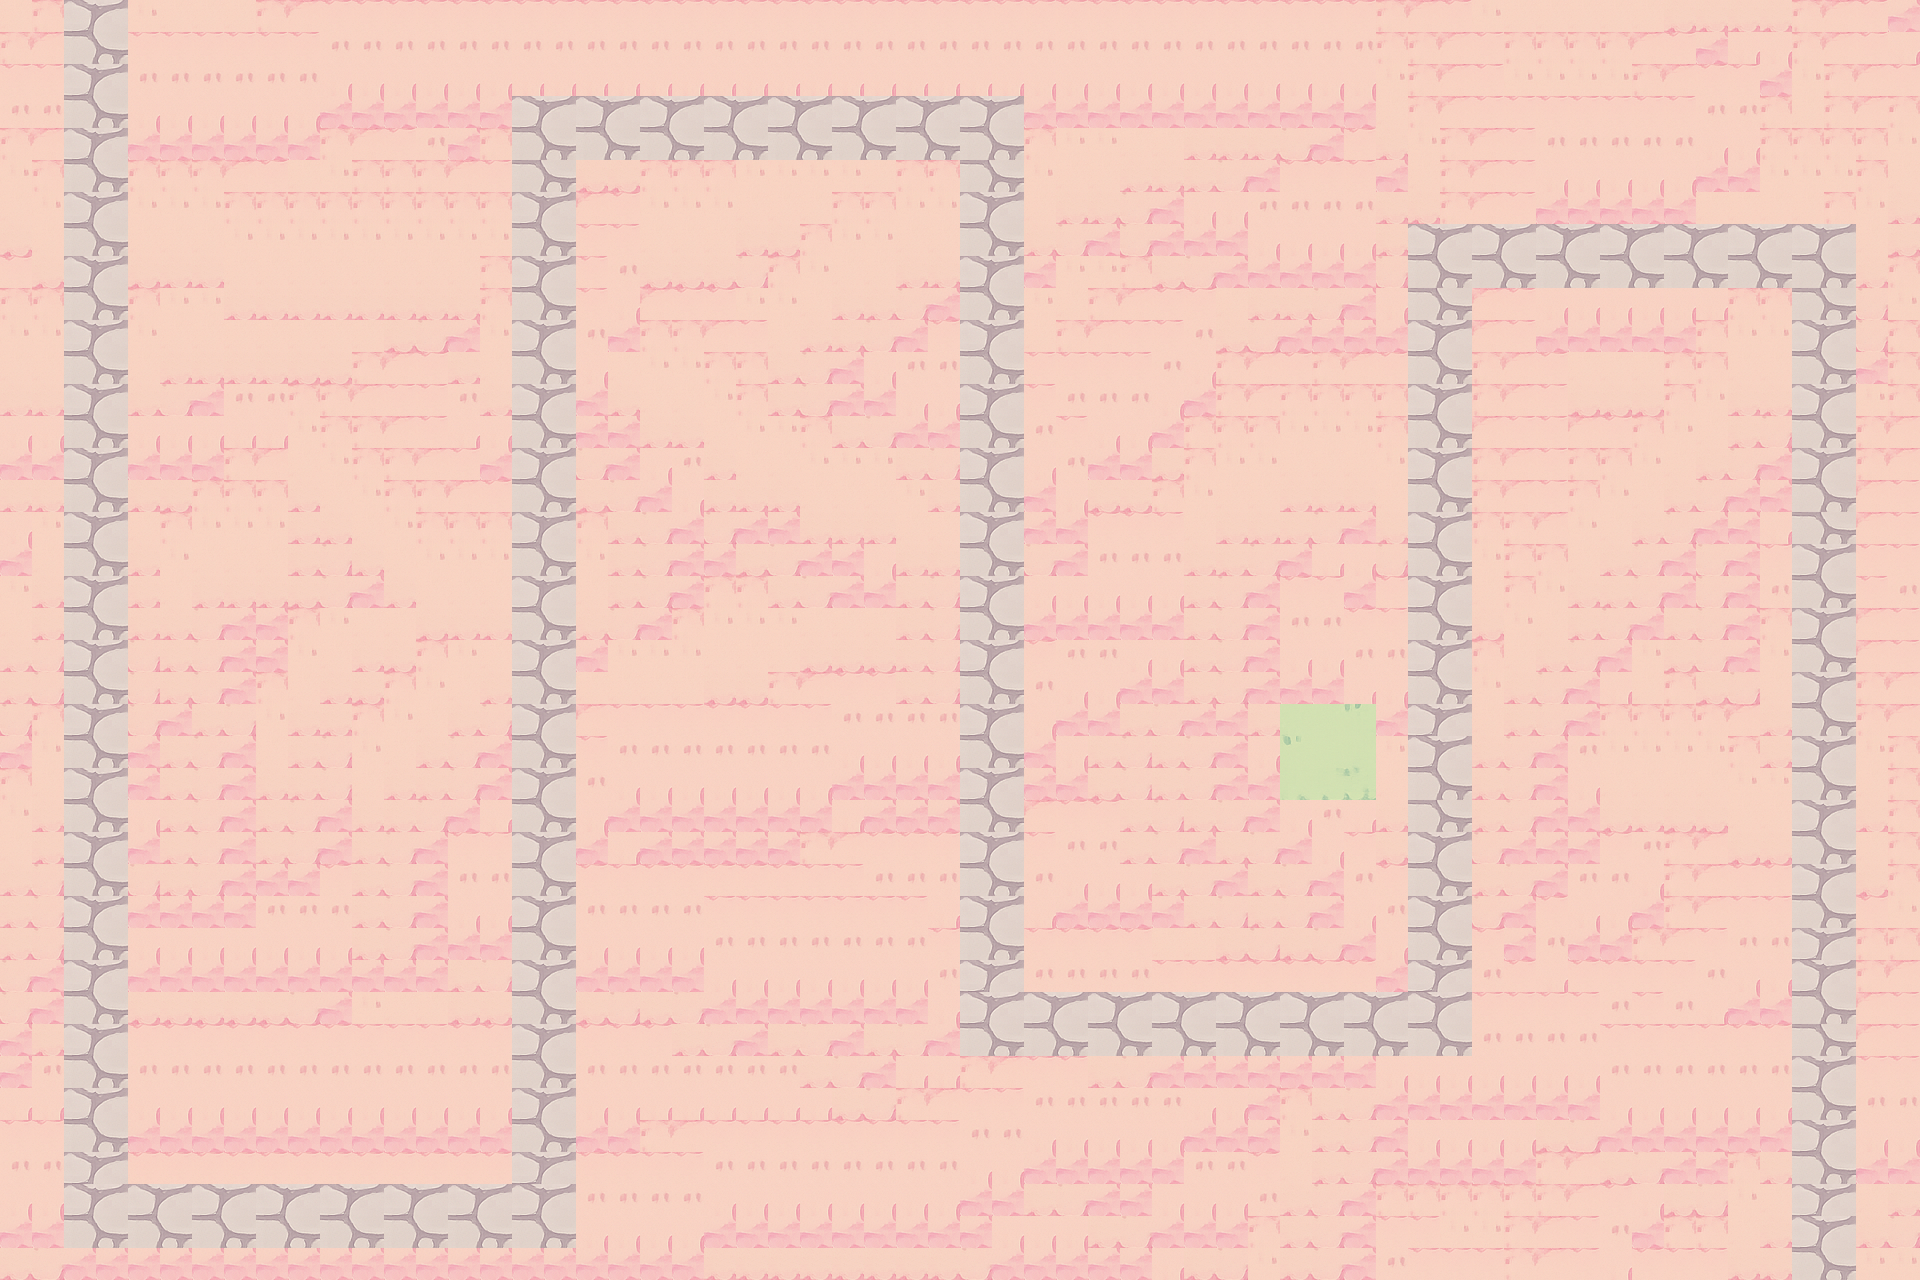

A 2D game scene composited from a Tiled map and its tileset images. What follows is a short description and the map's XML, with each tile layer's data collapsed to a summary:
An orthogonal 60x40 tile map with 32x32 px tiles, 3 tile layers (Ground Layer, Trees, collision) and 1 object.

<map version="1.10" tiledversion="1.11.2" orientation="orthogonal" renderorder="right-down" width="60" height="40" tilewidth="32" tileheight="32" infinite="0" nextlayerid="6" nextobjectid="2">
 <editorsettings>
  <export target="map_four.json" format="json" />
 </editorsettings>
 <tileset firstgid="1" source="../assets/images/tilesets/ground_tiles.tsx" />
 <layer id="1" name="Ground Layer" width="60" height="40" locked="1">
  <data>[2400 cells, 2400 non-empty, 14 distinct tile ids]</data>
 </layer>
 <objectgroup id="2" name="path" class="path" locked="1">
  <object id="1" x="95.9608" y="-27.4174">
   <polyline points="0,0 0,1241.62 448.47,1241.62 446.512,154.712 896.94,156.671 894.982,1049.69 1343.45,1049.69 1343.45,282.007 1729.25,283.966 1725.34,1329.74" />
  </object>
 </objectgroup>
 <layer id="3" name="Trees" width="60" height="40" locked="1">
  <data>[2400 cells, 9 non-empty, 9 distinct tile ids]</data>
 </layer>
 <layer id="4" name="collision" width="60" height="40" locked="1">
  <data>[2400 cells, 9 non-empty, 9 distinct tile ids]</data>
 </layer>
 <objectgroup id="5" name="CrystalEchoes" class="crystal" />
</map>
